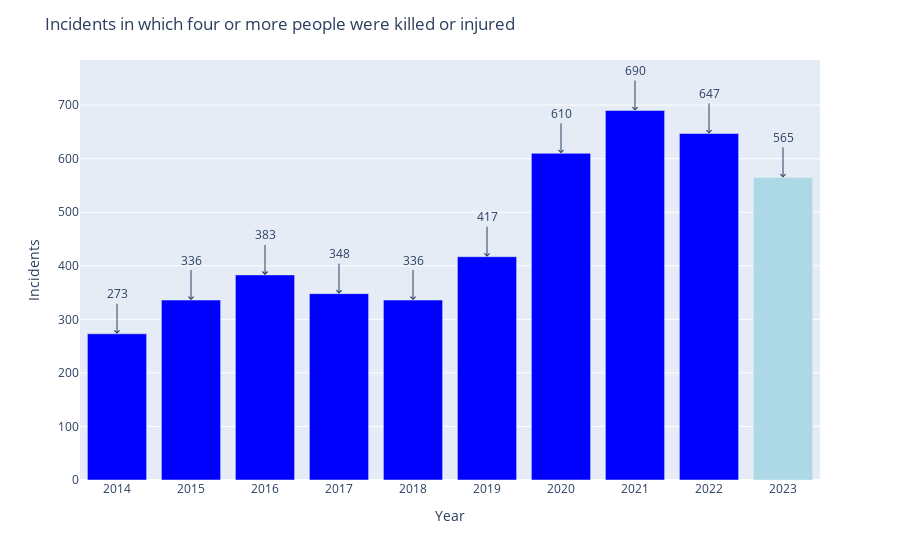

Here is the notebook cell this chart was saved with:
### Code cell
import pandas as pd
import plotly.express as px

# Load the dataset
data = {
    'Year': [2014, 2015, 2016, 2017, 2018, 2019, 2020, 2021, 2022, 2023],
    'Incidents': [273, 336, 383, 348, 336, 417, 610, 690, 647, 565]
}
df = pd.DataFrame(data)

# Plot the bar graph using plotly
fig = px.bar(df, x="Year", y="Incidents", color_discrete_sequence=["blue"])
fig.update_layout(
    title="Incidents in which four or more people were killed or injured",
)

# Add text annotations
for i in range(len(df)):
    fig.add_annotation(
        x=df['Year'][i],
        y=df['Incidents'][i],
        text=str(df['Incidents'][i]),
        showarrow=True,
        arrowhead=4,
        ax=0,
        ay=-40
    )

fig.update_traces(marker=dict(color=['blue'] * (len(df) - 1) + ['lightblue']))
fig.update_layout(xaxis=dict(tickmode='linear'))
fig.show()

### Figure 1 — Plotly figure (JSON) as saved in the notebook; plotly's stock layout.template omitted (floating-point values rounded to 4 significant figures)
{"data": [{"alignmentgroup": "True", "hovertemplate": "Year=%{x}<br>Incidents=%{y}<extra></extra>", "legendgroup": "", "marker": {"color": ["blue", "blue", "blue", "blue", "blue", "blue", "blue", "blue", "blue", "lightblue"], "pattern": {"shape": ""}}, "name": "", "offsetgroup": "", "orientation": "v", "showlegend": false, "textposition": "auto", "type": "bar", "x": [2014, 2015, 2016, 2017, 2018, 2019, 2020, 2021, 2022, 2023], "xaxis": "x", "y": [273, 336, 383, 348, 336, 417, 610, 690, 647, 565], "yaxis": "y"}], "layout": {"annotations": [{"arrowhead": 4, "ax": 0, "ay": -40, "showarrow": true, "text": "273", "x": 2014, "y": 273}, {"arrowhead": 4, "ax": 0, "ay": -40, "showarrow": true, "text": "336", "x": 2015, "y": 336}, {"arrowhead": 4, "ax": 0, "ay": -40, "showarrow": true, "text": "383", "x": 2016, "y": 383}, {"arrowhead": 4, "ax": 0, "ay": -40, "showarrow": true, "text": "348", "x": 2017, "y": 348}, {"arrowhead": 4, "ax": 0, "ay": -40, "showarrow": true, "text": "336", "x": 2018, "y": 336}, {"arrowhead": 4, "ax": 0, "ay": -40, "showarrow": true, "text": "417", "x": 2019, "y": 417}, {"arrowhead": 4, "ax": 0, "ay": -40, "showarrow": true, "text": "610", "x": 2020, "y": 610}, {"arrowhead": 4, "ax": 0, "ay": -40, "showarrow": true, "text": "690", "x": 2021, "y": 690}, {"arrowhead": 4, "ax": 0, "ay": -40, "showarrow": true, "text": "647", "x": 2022, "y": 647}, {"arrowhead": 4, "ax": 0, "ay": -40, "showarrow": true, "text": "565", "x": 2023, "y": 565}], "barmode": "relative", "legend": {"tracegroupgap": 0}, "margin": {"t": 60}, "title": {"text": "Incidents in which four or more people were killed or injured"}, "xaxis": {"anchor": "y", "domain": [0, 1], "tickmode": "linear", "title": {"text": "Year"}}, "yaxis": {"anchor": "x", "domain": [0, 1], "title": {"text": "Incidents"}}}}
